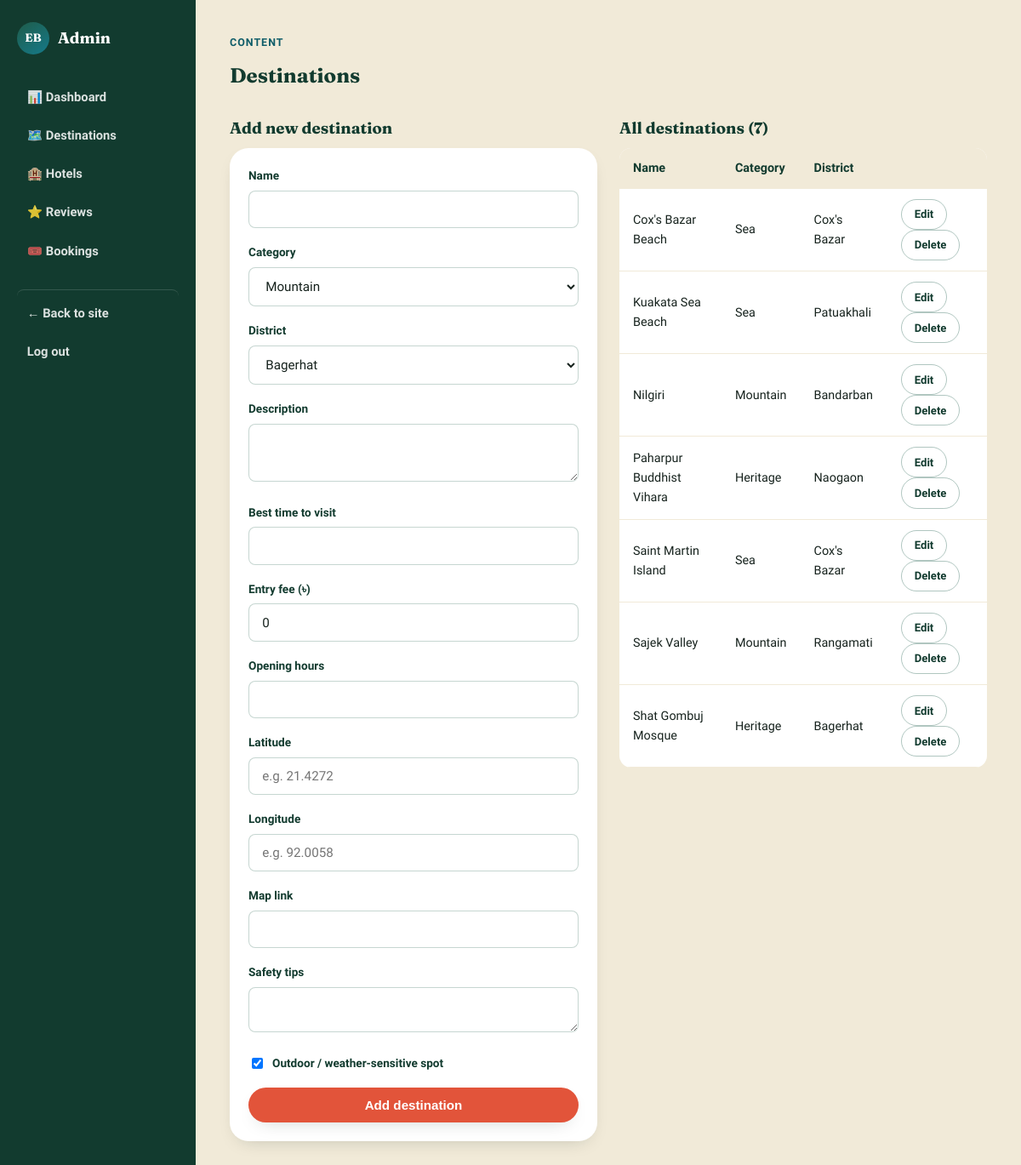
The app's page /admin/destinations.php (signed in) with its own data.
### tables this page shows
CREATE TABLE destinations (
    destination_id   INT AUTO_INCREMENT PRIMARY KEY,
    name             VARCHAR(100) NOT NULL,
    category_id      INT NOT NULL,
    district_id      INT NOT NULL,
    description      TEXT,
    best_time_to_visit VARCHAR(150),
    entry_fee        DECIMAL(8,2) DEFAULT 0,
    opening_hours    VARCHAR(100),
    latitude         DECIMAL(10,7),                
    longitude        DECIMAL(10,7),
    map_link         VARCHAR(255),
    safety_tips      TEXT,
    is_outdoor       TINYINT(1) DEFAULT 1,          
    created_at       TIMESTAMP DEFAULT CURRENT_TIMESTAMP,
    FOREIGN KEY (category_id) REFERENCES categories(category_id),
    FOREIGN KEY (district_id) REFERENCES districts(district_id)
);

CREATE TABLE categories (
    category_id   INT AUTO_INCREMENT PRIMARY KEY,
    category_name VARCHAR(50) NOT NULL UNIQUE,    
    icon          VARCHAR(20)                     
);

CREATE TABLE districts (
    district_id   INT AUTO_INCREMENT PRIMARY KEY,
    district_name VARCHAR(50) NOT NULL,
    division_id   INT NOT NULL,
    FOREIGN KEY (division_id) REFERENCES divisions(division_id) ON DELETE CASCADE
);

### admin/destinations.php (the view, shortened to what this page needs)
<?php
require_once __DIR__ . '/../config/db.php';
$categories = $pdo->query("SELECT * FROM categories ORDER BY category_id")->fetchAll();
$districts = $pdo->query("SELECT * FROM districts ORDER BY district_name")->fetchAll();
$editRow = null;
$destinations = $pdo->query(
    "SELECT d.*, c.category_name, dist.district_name FROM destinations d
     JOIN categories c ON c.category_id = d.category_id
     JOIN districts dist ON dist.district_id = d.district_id
     ORDER BY d.name"
)->fetchAll();
include __DIR__ . '/includes/header.php';
?>
<div class="admin-topbar">
  <div><span class="eyebrow">Content</span><h2 style="margin:0;">Destinations</h2></div>
</div>
<div class="two-col" style="align-items:start;">
  <div>
    <h3><?= $editRow ? 'Edit destination' : 'Add new destination' ?></h3>
    <form method="post" class="weather-form" style="background:#fff; padding:22px; border-radius:var(--radius-lg); box-shadow:var(--shadow-card);">
      <div class="field"><label>Name</label><input type="text" name="name" value="<?= htmlspecialchars($editRow['name'] ?? '') ?>" required></div>
      <div class="field">
        <label>Category</label>
        <select name="category_id" required>
          <?php foreach ($categories as $c): ?>
            <option value="<?= $c['category_id'] ?>" <?= (($editRow['category_id'] ?? 0) == $c['category_id']) ? 'selected' : '' ?>><?= htmlspecialchars($c['category_name']) ?></option>
          <?php endforeach; ?>
        </select>
      </div>
      <div class="field">
        <label>District</label>
        <select name="district_id" required>
          <?php foreach ($districts as $d): ?>
            <option value="<?= $d['district_id'] ?>" <?= (($editRow['district_id'] ?? 0) == $d['district_id']) ? 'selected' : '' ?>><?= htmlspecialchars($d['district_name']) ?></option>
          <?php endforeach; ?>
        </select>
      </div>
      <div class="field"><label>Description</label><textarea name="description" rows="3" style="width:100%; padding:.8em 1em; border-radius:var(--radius-sm); border:1px solid rgba(31,92,74,.25);"><?= htmlspecialchars($editRow['description'] ?? '') ?></textarea></div>
      <div class="field"><label>Best time to visit</label><input type="text" name="best_time_to_visit" value="<?= htmlspecialchars($editRow['best_time_to_visit'] ?? '') ?>"></div>
      <div class="field"><label>Entry fee (৳)</label><input type="number" step="0.01" name="entry_fee" value="<?= htmlspecialchars($editRow['entry_fee'] ?? '0') ?>"></div>
      <div class="field"><label>Opening hours</label><input type="text" name="opening_hours" value="<?= htmlspecialchars($editRow['opening_hours'] ?? '') ?>"></div>
      <div class="field"><label>Latitude</label><input type="text" name="latitude" value="<?= htmlspecialchars($editRow['latitude'] ?? '') ?>" placeholder="e.g. 21.4272"></div>
      <div class="field"><label>Longitude</label><input type="text" name="longitude" value="<?= htmlspecialchars($editRow['longitude'] ?? '') ?>" placeholder="e.g. 92.0058"></div>
      <div class="field"><label>Map link</label><input type="text" name="map_link" value="<?= htmlspecialchars($editRow['map_link'] ?? '') ?>"></div>
      <div class="field"><label>Safety tips</label><textarea name="safety_tips" rows="2" style="width:100%; padding:.8em 1em; border-radius:var(--radius-sm); border:1px solid rgba(31,92,74,.25);"><?= htmlspecialchars($editRow['safety_tips'] ?? '') ?></textarea></div>
      <div class="field" style="display:flex; align-items:center; gap:8px;">
        <input type="checkbox" name="is_outdoor" style="width:auto;" <?= (!isset($editRow) || $editRow['is_outdoor']) ? 'checked' : '' ?>>
        <label style="margin:0;">Outdoor / weather-sensitive spot</label>
      </div>
      <button type="submit" class="btn btn-primary btn-block"><?= $editRow ? 'Update destination' : 'Add destination' ?></button>
    </form>
  </div>
  <div>
    <h3>All destinations (<?= count($destinations) ?>)</h3>
    <table class="data-table">
      <thead><tr><th>Name</th><th>Category</th><th>District</th><th></th></tr></thead>
      <tbody>
      <?php foreach ($destinations as $d): ?>
        <tr>
          <td><?= htmlspecialchars($d['name']) ?></td>
          <td><?= htmlspecialchars($d['category_name']) ?></td>
          <td><?= htmlspecialchars($d['district_name']) ?></td>
          <td>
            <a href="/admin/destinations.php?edit=<?= $d['destination_id'] ?>" class="btn btn-ghost btn-sm">Edit</a>
            <a href="/admin/destinations.php?delete=<?= $d['destination_id'] ?>" class="btn btn-ghost btn-sm" onclick="return confirm('Delete this destination and all related data?')">Delete</a>
          </td>
        </tr>
      <?php endforeach; ?>
      </tbody>
    </table>
  </div>
</div>
<?php include __DIR__ . '/includes/footer.php'; ?>

### css/style.css (style rules this page uses)
:root { --paper: #FAF6EC; --paper-dim: #F1EAD8; --ink: #17231E; --ink-soft: #4B5A52; --forest: #1F5C4A; --forest-dark:#123B2F; --river: #157A8A; --river-dark: #0E5C68; --clay: #B4703A; --clay-dark: #8C5228; --coral: #E2543A; --gold: #E3A33E; --surface: #FFFFFF; --surface-2: #F3F8F1; --surface-3: #FDF1EE; --header-bg: rgba(250,246,236,.92); --line-1: rgba(31,92,74,.12); --line-2: rgba(31,92,74,.25); --line-3: rgba(31,92,74,.35); --line-note: rgba(31,92,74,.3); --heading: var(--forest-dark); --heading-accent: var(--river-dark); --radius-lg: 22px; --radius-md: 14px; --radius-sm: 8px; --shadow-soft: 0 12px 30px -14px rgba(18, 40, 32, .35); --shadow-card: 0 8px 22px -12px rgba(18, 40, 32, .28); --font-display: "Fraunces", Georgia, serif; --font-body: "Hind Siliguri", "Segoe UI", sans-serif; }
* { box-sizing:border-box; }
html { scroll-behavior:smooth; }
body { margin:0; font-family:var(--font-body); background:var(--paper); color:var(--ink); line-height:1.6; }
a { color:inherit; text-decoration:none; }
h1,h2,h3,h4 { font-family:var(--font-display); color:var(--heading); margin:0 0 .4em; }
html { transition:background-color .2s ease; }
body, .site-header, .main-nav, .dest-card, .weather-tool, .filter-chip, .filter-bar select, .filter-bar input, .weather-form select, .weather-form input, .info-note, table.data-table, .user-pill, .advice-box, .btn-ghost { transition:background-color .2s ease, color .2s ease, border-color .2s ease; }
.btn { display:inline-flex; align-items:center; justify-content:center; gap:.5em; padding:.72em 1.5em; border-radius:999px; font-weight:600; font-size:.95rem; border:1px solid transparent; cursor:pointer; transition:transform .15s ease, box-shadow .15s ease; }
.btn-primary { background:var(--coral); color:#fff; box-shadow:var(--shadow-card); }
.btn-ghost { background:transparent; color:var(--heading); border-color:var(--line-3); }
.btn-sm { padding:.5em 1.1em; font-size:.82rem; }
.btn-block { width:100%; }
.eyebrow { display:inline-block; font-weight:700; font-size:.78rem; letter-spacing:.08em; text-transform:uppercase; color:var(--heading-accent); margin-bottom:10px; }
.weather-form label { display:block; font-weight:600; font-size:.85rem; margin-bottom:6px; color:var(--heading); }
.weather-form .field { margin-bottom:18px; }
.weather-form select, .weather-form input { width:100%; padding:.8em 1em; border-radius:var(--radius-sm); border:1px solid var(--line-2); font-family:var(--font-body); font-size:.95rem; background:var(--surface); color:var(--ink); }
.two-col { display:grid; grid-template-columns:1fr 1fr; gap:26px; }
table.data-table { width:100%; border-collapse:collapse; background:var(--surface); border-radius:var(--radius-md); overflow:hidden; }
table.data-table th, table.data-table td { padding:12px 16px; text-align:left; border-bottom:1px solid var(--paper-dim); font-size:.9rem; }
table.data-table th { background:var(--paper-dim); font-weight:700; color:var(--heading); }

### admin/includes/header.php (style rules this page uses)
body { background:var(--paper-dim); }
.admin-topbar { display:flex; justify-content:space-between; align-items:center; margin-bottom:28px; }

### records on screen
destinations: name "Cox's Bazar Beach", category.category_name "Sea", district.district_name "Cox's Bazar"
destinations: name "Kuakata Sea Beach", category.category_name "Sea", district.district_name "Patuakhali"
destinations: name "Nilgiri", category.category_name "Mountain", district.district_name "Bandarban"
destinations: name "Paharpur Buddhist Vihara", category.category_name "Heritage", district.district_name "Naogaon"
destinations: name "Saint Martin Island", category.category_name "Sea", district.district_name "Cox's Bazar"
destinations: name "Sajek Valley", category.category_name "Mountain", district.district_name "Rangamati"
destinations: name "Shat Gombuj Mosque", category.category_name "Heritage", district.district_name "Bagerhat"

### other values on screen
count($destinations) "7"
form field category_id "Mountain"
form field district_id "Bagerhat"
